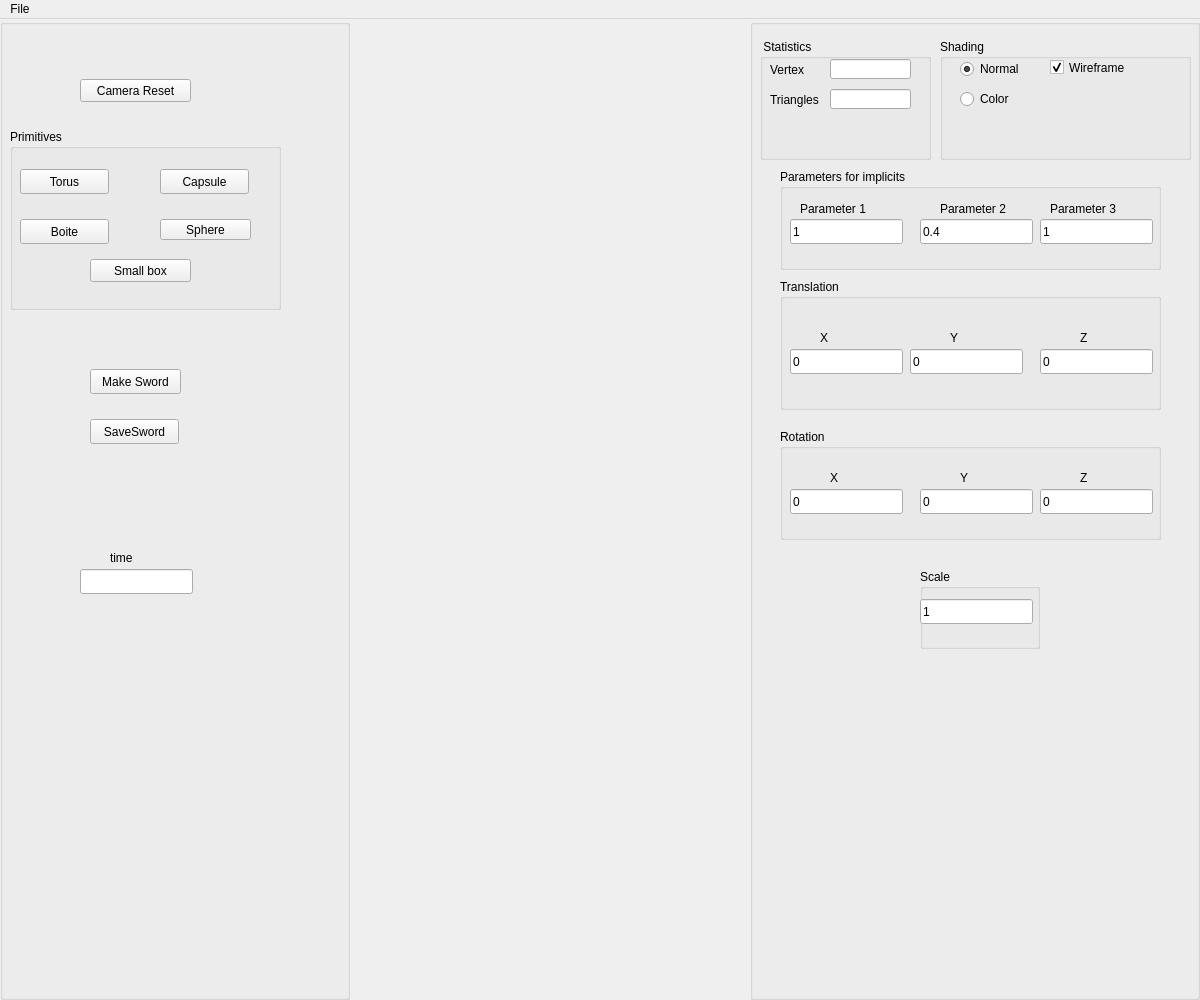
<?xml version="1.0" encoding="UTF-8"?>
<ui version="4.0">
 <class>Assets</class>
 <widget class="QMainWindow" name="Assets">
  <property name="geometry">
   <rect>
    <x>0</x>
    <y>0</y>
    <width>1200</width>
    <height>1000</height>
   </rect>
  </property>
  <property name="minimumSize">
   <size>
    <width>420</width>
    <height>300</height>
   </size>
  </property>
  <property name="windowTitle">
   <string>Implicit Terrain</string>
  </property>
  <widget class="QWidget" name="centralwidget">
   <layout class="QHBoxLayout">
    <property name="spacing">
     <number>0</number>
    </property>
    <property name="leftMargin">
     <number>0</number>
    </property>
    <property name="topMargin">
     <number>0</number>
    </property>
    <property name="rightMargin">
     <number>0</number>
    </property>
    <property name="bottomMargin">
     <number>0</number>
    </property>
    <item>
     <widget class="QGroupBox" name="Objects_groupBox">
      <property name="enabled">
       <bool>true</bool>
      </property>
      <property name="sizePolicy">
       <sizepolicy hsizetype="Fixed" vsizetype="Minimum">
        <horstretch>0</horstretch>
        <verstretch>0</verstretch>
       </sizepolicy>
      </property>
      <property name="minimumSize">
       <size>
        <width>350</width>
        <height>250</height>
       </size>
      </property>
      <property name="title">
       <string/>
      </property>
      <widget class="QPushButton" name="resetcameraButton">
       <property name="geometry">
        <rect>
         <x>80</x>
         <y>60</y>
         <width>111</width>
         <height>23</height>
        </rect>
       </property>
       <property name="toolTip">
        <string>&lt;html&gt;&lt;head/&gt;&lt;body&gt;&lt;p&gt;&lt;span style=&quot; color:#5500ff;&quot;&gt;Callback #03&lt;/span&gt;&lt;/p&gt;&lt;p&gt;&lt;span style=&quot; font-style:italic; color:#aa00ff;&quot;&gt;Create Eurographics 1996 Bird&lt;/span&gt;&lt;/p&gt;&lt;/body&gt;&lt;/html&gt;</string>
       </property>
       <property name="text">
        <string>Camera Reset</string>
       </property>
       <property name="checkable">
        <bool>true</bool>
       </property>
       <property name="autoDefault">
        <bool>false</bool>
       </property>
       <property name="default">
        <bool>false</bool>
       </property>
       <property name="flat">
        <bool>false</bool>
       </property>
      </widget>
      <widget class="QGroupBox" name="groupBox_2">
       <property name="geometry">
        <rect>
         <x>10</x>
         <y>110</y>
         <width>271</width>
         <height>181</height>
        </rect>
       </property>
       <property name="title">
        <string>Primitives</string>
       </property>
       <widget class="QPushButton" name="showTorusButton">
        <property name="geometry">
         <rect>
          <x>10</x>
          <y>40</y>
          <width>89</width>
          <height>25</height>
         </rect>
        </property>
        <property name="text">
         <string>Torus</string>
        </property>
       </widget>
       <widget class="QPushButton" name="showCapsuleButton">
        <property name="geometry">
         <rect>
          <x>150</x>
          <y>40</y>
          <width>89</width>
          <height>25</height>
         </rect>
        </property>
        <property name="text">
         <string>Capsule</string>
        </property>
       </widget>
       <widget class="QPushButton" name="showBoiteButton">
        <property name="geometry">
         <rect>
          <x>10</x>
          <y>90</y>
          <width>89</width>
          <height>25</height>
         </rect>
        </property>
        <property name="text">
         <string>Boite</string>
        </property>
       </widget>
       <widget class="QPushButton" name="sphereImplicit">
        <property name="geometry">
         <rect>
          <x>150</x>
          <y>90</y>
          <width>91</width>
          <height>21</height>
         </rect>
        </property>
        <property name="toolTip">
         <string>&lt;!DOCTYPE HTML PUBLIC &quot;-//W3C//DTD HTML 4.0//EN&quot; &quot;http://www.w3.org/TR/REC-html40/strict.dtd&quot;&gt;
&lt;html&gt;&lt;head&gt;&lt;meta name=&quot;qrichtext&quot; content=&quot;1&quot; /&gt;&lt;style type=&quot;text/css&quot;&gt;
p, li { white-space: pre-wrap; }
&lt;/style&gt;&lt;/head&gt;&lt;body style=&quot; font-family:'MS Shell Dlg 2'; font-size:8pt; font-weight:400; font-style:normal;&quot;&gt;
&lt;p style=&quot; margin-top:0px; margin-bottom:0px; margin-left:0px; margin-right:0px; -qt-block-indent:0; text-indent:0px;&quot;&gt;&lt;span style=&quot; color:#5500ff;&quot;&gt;Callback #01&lt;/span&gt;&lt;/p&gt;
&lt;p style=&quot; margin-top:0px; margin-bottom:0px; margin-left:0px; margin-right:0px; -qt-block-indent:0; text-indent:0px;&quot;&gt;&lt;span style=&quot; font-style:italic; color:#aa00ff;&quot;&gt;Create Eurographics 1996 Bear&lt;/span&gt;&lt;/p&gt;&lt;/body&gt;&lt;/html&gt;</string>
        </property>
        <property name="text">
         <string>Sphere</string>
        </property>
        <property name="checkable">
         <bool>false</bool>
        </property>
       </widget>
       <widget class="QPushButton" name="boxMesh">
        <property name="geometry">
         <rect>
          <x>80</x>
          <y>130</y>
          <width>101</width>
          <height>23</height>
         </rect>
        </property>
        <property name="toolTip">
         <string>&lt;!DOCTYPE HTML PUBLIC &quot;-//W3C//DTD HTML 4.0//EN&quot; &quot;http://www.w3.org/TR/REC-html40/strict.dtd&quot;&gt;
&lt;html&gt;&lt;head&gt;&lt;meta name=&quot;qrichtext&quot; content=&quot;1&quot; /&gt;&lt;style type=&quot;text/css&quot;&gt;
p, li { white-space: pre-wrap; }
&lt;/style&gt;&lt;/head&gt;&lt;body style=&quot; font-family:'MS Shell Dlg 2'; font-size:8pt; font-weight:400; font-style:normal;&quot;&gt;
&lt;p style=&quot; margin-top:0px; margin-bottom:0px; margin-left:0px; margin-right:0px; -qt-block-indent:0; text-indent:0px;&quot;&gt;&lt;span style=&quot; color:#5500ff;&quot;&gt;Callback #01&lt;/span&gt;&lt;/p&gt;
&lt;p style=&quot; margin-top:0px; margin-bottom:0px; margin-left:0px; margin-right:0px; -qt-block-indent:0; text-indent:0px;&quot;&gt;&lt;span style=&quot; font-style:italic; color:#aa00ff;&quot;&gt;Create Eurographics 1996 Bear&lt;/span&gt;&lt;/p&gt;&lt;/body&gt;&lt;/html&gt;</string>
        </property>
        <property name="text">
         <string>Small box</string>
        </property>
        <property name="checkable">
         <bool>false</bool>
        </property>
       </widget>
      </widget>
      <widget class="QPushButton" name="Sword">
       <property name="geometry">
        <rect>
         <x>90</x>
         <y>350</y>
         <width>91</width>
         <height>25</height>
        </rect>
       </property>
       <property name="text">
        <string>Make Sword</string>
       </property>
      </widget>
      <widget class="QPushButton" name="save">
       <property name="geometry">
        <rect>
         <x>90</x>
         <y>400</y>
         <width>89</width>
         <height>25</height>
        </rect>
       </property>
       <property name="text">
        <string>SaveSword</string>
       </property>
      </widget>
      <widget class="QLineEdit" name="time">
       <property name="geometry">
        <rect>
         <x>80</x>
         <y>550</y>
         <width>113</width>
         <height>25</height>
        </rect>
       </property>
      </widget>
      <widget class="QLabel" name="label_12">
       <property name="geometry">
        <rect>
         <x>110</x>
         <y>530</y>
         <width>67</width>
         <height>17</height>
        </rect>
       </property>
       <property name="text">
        <string>time</string>
       </property>
      </widget>
     </widget>
    </item>
    <item>
     <widget class="QWidget" name="widget_GL" native="true"/>
    </item>
    <item>
     <widget class="QGroupBox" name="Parameters_groupBox">
      <property name="sizePolicy">
       <sizepolicy hsizetype="Maximum" vsizetype="Minimum">
        <horstretch>0</horstretch>
        <verstretch>0</verstretch>
       </sizepolicy>
      </property>
      <property name="minimumSize">
       <size>
        <width>450</width>
        <height>141</height>
       </size>
      </property>
      <property name="title">
       <string/>
      </property>
      <widget class="QGroupBox" name="groupBox_4">
       <property name="geometry">
        <rect>
         <x>10</x>
         <y>20</y>
         <width>171</width>
         <height>121</height>
        </rect>
       </property>
       <property name="title">
        <string> Statistics</string>
       </property>
       <widget class="QLabel" name="label_2">
        <property name="geometry">
         <rect>
          <x>10</x>
          <y>20</y>
          <width>61</width>
          <height>21</height>
         </rect>
        </property>
        <property name="text">
         <string>Vertex</string>
        </property>
       </widget>
       <widget class="QLineEdit" name="lineEdit_2">
        <property name="geometry">
         <rect>
          <x>70</x>
          <y>50</y>
          <width>81</width>
          <height>20</height>
         </rect>
        </property>
        <property name="alignment">
         <set>Qt::AlignRight|Qt::AlignTrailing|Qt::AlignVCenter</set>
        </property>
       </widget>
       <widget class="QLabel" name="label_3">
        <property name="geometry">
         <rect>
          <x>10</x>
          <y>50</y>
          <width>61</width>
          <height>21</height>
         </rect>
        </property>
        <property name="text">
         <string>Triangles</string>
        </property>
       </widget>
       <widget class="QLineEdit" name="lineEdit">
        <property name="geometry">
         <rect>
          <x>70</x>
          <y>20</y>
          <width>81</width>
          <height>20</height>
         </rect>
        </property>
        <property name="text">
         <string/>
        </property>
        <property name="alignment">
         <set>Qt::AlignRight|Qt::AlignTrailing|Qt::AlignVCenter</set>
        </property>
       </widget>
      </widget>
      <widget class="QGroupBox" name="groupBox_13">
       <property name="geometry">
        <rect>
         <x>190</x>
         <y>20</y>
         <width>251</width>
         <height>121</height>
        </rect>
       </property>
       <property name="title">
        <string>Shading</string>
       </property>
       <widget class="QRadioButton" name="radioShadingButton_1">
        <property name="geometry">
         <rect>
          <x>20</x>
          <y>20</y>
          <width>71</width>
          <height>20</height>
         </rect>
        </property>
        <property name="text">
         <string>Normal</string>
        </property>
        <property name="checked">
         <bool>true</bool>
        </property>
       </widget>
       <widget class="QCheckBox" name="wireframe">
        <property name="geometry">
         <rect>
          <x>110</x>
          <y>20</y>
          <width>81</width>
          <height>17</height>
         </rect>
        </property>
        <property name="text">
         <string>Wireframe</string>
        </property>
        <property name="checked">
         <bool>true</bool>
        </property>
       </widget>
       <widget class="QRadioButton" name="radioShadingButton_2">
        <property name="geometry">
         <rect>
          <x>20</x>
          <y>50</y>
          <width>61</width>
          <height>20</height>
         </rect>
        </property>
        <property name="text">
         <string>Color</string>
        </property>
        <property name="checked">
         <bool>false</bool>
        </property>
       </widget>
      </widget>
      <widget class="QGroupBox" name="groupBox">
       <property name="geometry">
        <rect>
         <x>30</x>
         <y>150</y>
         <width>381</width>
         <height>101</height>
        </rect>
       </property>
       <property name="title">
        <string>Parameters for implicits</string>
       </property>
       <widget class="QLineEdit" name="para1">
        <property name="geometry">
         <rect>
          <x>10</x>
          <y>50</y>
          <width>113</width>
          <height>25</height>
         </rect>
        </property>
        <property name="text">
         <string>1</string>
        </property>
       </widget>
       <widget class="QLineEdit" name="para2">
        <property name="geometry">
         <rect>
          <x>140</x>
          <y>50</y>
          <width>113</width>
          <height>25</height>
         </rect>
        </property>
        <property name="text">
         <string>0.4</string>
        </property>
       </widget>
       <widget class="QLineEdit" name="para3">
        <property name="geometry">
         <rect>
          <x>260</x>
          <y>50</y>
          <width>113</width>
          <height>25</height>
         </rect>
        </property>
        <property name="text">
         <string>1</string>
        </property>
       </widget>
       <widget class="QLabel" name="label">
        <property name="geometry">
         <rect>
          <x>20</x>
          <y>30</y>
          <width>81</width>
          <height>20</height>
         </rect>
        </property>
        <property name="text">
         <string>Parameter 1</string>
        </property>
       </widget>
       <widget class="QLabel" name="label_4">
        <property name="geometry">
         <rect>
          <x>160</x>
          <y>30</y>
          <width>91</width>
          <height>20</height>
         </rect>
        </property>
        <property name="text">
         <string>Parameter 2</string>
        </property>
       </widget>
       <widget class="QLabel" name="label_5">
        <property name="geometry">
         <rect>
          <x>270</x>
          <y>30</y>
          <width>81</width>
          <height>20</height>
         </rect>
        </property>
        <property name="text">
         <string>Parameter 3</string>
        </property>
       </widget>
      </widget>
      <widget class="QGroupBox" name="groupBox_3">
       <property name="geometry">
        <rect>
         <x>30</x>
         <y>260</y>
         <width>381</width>
         <height>131</height>
        </rect>
       </property>
       <property name="title">
        <string>Translation</string>
       </property>
       <widget class="QLineEdit" name="transX">
        <property name="geometry">
         <rect>
          <x>10</x>
          <y>70</y>
          <width>113</width>
          <height>25</height>
         </rect>
        </property>
        <property name="text">
         <string>0</string>
        </property>
       </widget>
       <widget class="QLineEdit" name="transY">
        <property name="geometry">
         <rect>
          <x>130</x>
          <y>70</y>
          <width>113</width>
          <height>25</height>
         </rect>
        </property>
        <property name="text">
         <string>0</string>
        </property>
       </widget>
       <widget class="QLineEdit" name="transZ">
        <property name="geometry">
         <rect>
          <x>260</x>
          <y>70</y>
          <width>113</width>
          <height>25</height>
         </rect>
        </property>
        <property name="text">
         <string>0</string>
        </property>
       </widget>
       <widget class="QLabel" name="label_6">
        <property name="geometry">
         <rect>
          <x>40</x>
          <y>50</y>
          <width>16</width>
          <height>17</height>
         </rect>
        </property>
        <property name="text">
         <string>X</string>
        </property>
       </widget>
       <widget class="QLabel" name="label_7">
        <property name="geometry">
         <rect>
          <x>170</x>
          <y>50</y>
          <width>21</width>
          <height>17</height>
         </rect>
        </property>
        <property name="text">
         <string>Y</string>
        </property>
       </widget>
       <widget class="QLabel" name="label_8">
        <property name="geometry">
         <rect>
          <x>300</x>
          <y>50</y>
          <width>21</width>
          <height>17</height>
         </rect>
        </property>
        <property name="text">
         <string>Z</string>
        </property>
       </widget>
      </widget>
      <widget class="QGroupBox" name="groupBox_5">
       <property name="geometry">
        <rect>
         <x>30</x>
         <y>410</y>
         <width>381</width>
         <height>111</height>
        </rect>
       </property>
       <property name="title">
        <string>Rotation</string>
       </property>
       <widget class="QLineEdit" name="rotx">
        <property name="geometry">
         <rect>
          <x>10</x>
          <y>60</y>
          <width>113</width>
          <height>25</height>
         </rect>
        </property>
        <property name="text">
         <string>0</string>
        </property>
       </widget>
       <widget class="QLineEdit" name="roty">
        <property name="geometry">
         <rect>
          <x>140</x>
          <y>60</y>
          <width>113</width>
          <height>25</height>
         </rect>
        </property>
        <property name="text">
         <string>0</string>
        </property>
       </widget>
       <widget class="QLineEdit" name="rotz">
        <property name="geometry">
         <rect>
          <x>260</x>
          <y>60</y>
          <width>113</width>
          <height>25</height>
         </rect>
        </property>
        <property name="text">
         <string>0</string>
        </property>
       </widget>
       <widget class="QLabel" name="label_9">
        <property name="geometry">
         <rect>
          <x>50</x>
          <y>40</y>
          <width>16</width>
          <height>17</height>
         </rect>
        </property>
        <property name="text">
         <string>X</string>
        </property>
       </widget>
       <widget class="QLabel" name="label_10">
        <property name="geometry">
         <rect>
          <x>180</x>
          <y>40</y>
          <width>21</width>
          <height>17</height>
         </rect>
        </property>
        <property name="text">
         <string>Y</string>
        </property>
       </widget>
       <widget class="QLabel" name="label_11">
        <property name="geometry">
         <rect>
          <x>300</x>
          <y>40</y>
          <width>21</width>
          <height>17</height>
         </rect>
        </property>
        <property name="text">
         <string>Z</string>
        </property>
       </widget>
      </widget>
      <widget class="QGroupBox" name="groupBox_6">
       <property name="geometry">
        <rect>
         <x>170</x>
         <y>550</y>
         <width>120</width>
         <height>80</height>
        </rect>
       </property>
       <property name="title">
        <string>Scale</string>
       </property>
       <widget class="QLineEdit" name="scale">
        <property name="geometry">
         <rect>
          <x>0</x>
          <y>30</y>
          <width>113</width>
          <height>25</height>
         </rect>
        </property>
        <property name="text">
         <string>1</string>
        </property>
       </widget>
      </widget>
     </widget>
    </item>
   </layout>
  </widget>
  <widget class="QMenuBar" name="menubar">
   <property name="geometry">
    <rect>
     <x>0</x>
     <y>0</y>
     <width>1200</width>
     <height>22</height>
    </rect>
   </property>
   <widget class="QMenu" name="menuFile">
    <property name="title">
     <string>File</string>
    </property>
   </widget>
   <addaction name="menuFile"/>
  </widget>
  <action name="actionExit">
   <property name="text">
    <string>Exit</string>
   </property>
   <property name="shortcut">
    <string>Esc</string>
   </property>
  </action>
  <action name="actionNew_Scene">
   <property name="text">
    <string>New Scene</string>
   </property>
  </action>
  <action name="actionExport_obj">
   <property name="text">
    <string>OBJ File (.obj)</string>
   </property>
  </action>
  <action name="actionExport_ma">
   <property name="text">
    <string>Maya File (.ma)</string>
   </property>
  </action>
  <action name="actionLoad_ma">
   <property name="text">
    <string>Load</string>
   </property>
  </action>
  <action name="actionGL">
   <property name="text">
    <string>GL</string>
   </property>
  </action>
  <action name="actionVectorized">
   <property name="text">
    <string>Vectorized</string>
   </property>
  </action>
  <action name="actionExport_svg">
   <property name="text">
    <string>SVG File (.svg)</string>
   </property>
  </action>
  <action name="actionSphere_Tracing_png">
   <property name="text">
    <string>Sphere Tracing (.png)</string>
   </property>
  </action>
 </widget>
 <resources/>
 <connections/>
</ui>
